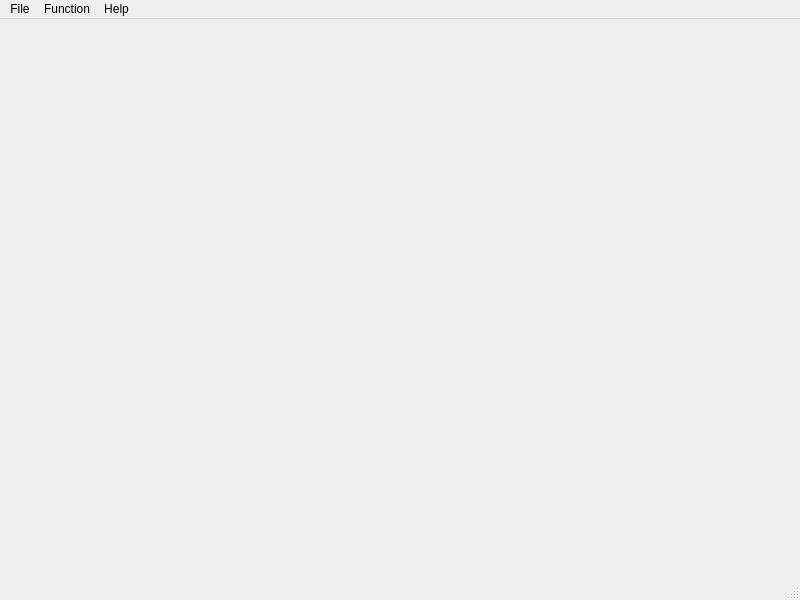
<?xml version="1.0" encoding="UTF-8"?>
<ui version="4.0">
 <class>MainWindow</class>
 <widget class="QMainWindow" name="MainWindow">
  <property name="geometry">
   <rect>
    <x>0</x>
    <y>0</y>
    <width>800</width>
    <height>600</height>
   </rect>
  </property>
  <property name="windowTitle">
   <string>MainWindow</string>
  </property>
  <widget class="QWidget" name="centralwidget"/>
  <widget class="QMenuBar" name="menubar">
   <property name="geometry">
    <rect>
     <x>0</x>
     <y>0</y>
     <width>800</width>
     <height>24</height>
    </rect>
   </property>
   <widget class="QMenu" name="menuFile">
    <property name="title">
     <string>File</string>
    </property>
    <addaction name="actionPreferences"/>
    <addaction name="actionSave"/>
    <addaction name="actionSave_as"/>
   </widget>
   <widget class="QMenu" name="menuFunction">
    <property name="title">
     <string>Function</string>
    </property>
   </widget>
   <widget class="QMenu" name="menuHelp">
    <property name="title">
     <string>Help</string>
    </property>
    <addaction name="actionAbout"/>
    <addaction name="actionUpdate_log"/>
    <addaction name="actionReport_an_issue"/>
    <addaction name="actionReview"/>
    <addaction name="actionSource_code_GitHub"/>
   </widget>
   <addaction name="menuFile"/>
   <addaction name="menuFunction"/>
   <addaction name="menuHelp"/>
  </widget>
  <widget class="QStatusBar" name="statusbar"/>
  <action name="actionPreferences">
   <property name="text">
    <string>Preferences</string>
   </property>
  </action>
  <action name="actionSave">
   <property name="text">
    <string>Save</string>
   </property>
  </action>
  <action name="actionSave_as">
   <property name="text">
    <string>Save as</string>
   </property>
  </action>
  <action name="actionAbout">
   <property name="text">
    <string>About</string>
   </property>
  </action>
  <action name="actionUpdate_log">
   <property name="text">
    <string>Update log</string>
   </property>
  </action>
  <action name="actionReport_an_issue">
   <property name="text">
    <string>Report an issue</string>
   </property>
  </action>
  <action name="actionReview">
   <property name="text">
    <string>Review</string>
   </property>
  </action>
  <action name="actionSource_code_GitHub">
   <property name="text">
    <string>Source code(GitHub)</string>
   </property>
  </action>
 </widget>
 <resources/>
 <connections/>
</ui>
